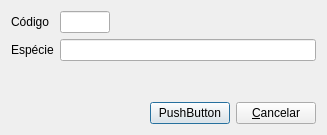
<ui version="4.0" >
 <class>Especie</class>
 <widget class="QDialog" name="Especie" >
  <property name="geometry" >
   <rect>
    <x>0</x>
    <y>0</y>
    <width>327</width>
    <height>135</height>
   </rect>
  </property>
  <property name="windowTitle" >
   <string>Espécie de Material</string>
  </property>
  <layout class="QVBoxLayout" name="verticalLayout" >
   <item>
    <layout class="QGridLayout" name="gridLayout" >
     <item row="1" column="0" >
      <widget class="QLabel" name="label_2" >
       <property name="text" >
        <string>Espécie</string>
       </property>
      </widget>
     </item>
     <item row="0" column="0" >
      <widget class="QLabel" name="label" >
       <property name="text" >
        <string>Código</string>
       </property>
      </widget>
     </item>
     <item row="0" column="2" >
      <layout class="QHBoxLayout" name="horizontalLayout" >
       <item>
        <widget class="QLineEdit" name="codigoEdit" >
         <property name="sizePolicy" >
          <sizepolicy vsizetype="Fixed" hsizetype="Fixed" >
           <horstretch>0</horstretch>
           <verstretch>0</verstretch>
          </sizepolicy>
         </property>
         <property name="maximumSize" >
          <size>
           <width>50</width>
           <height>16777215</height>
          </size>
         </property>
         <property name="text" >
          <string/>
         </property>
         <property name="frame" >
          <bool>true</bool>
         </property>
         <property name="readOnly" >
          <bool>true</bool>
         </property>
        </widget>
       </item>
       <item>
        <spacer name="horizontalSpacer" >
         <property name="orientation" >
          <enum>Qt::Horizontal</enum>
         </property>
         <property name="sizeHint" stdset="0" >
          <size>
           <width>40</width>
           <height>20</height>
          </size>
         </property>
        </spacer>
       </item>
      </layout>
     </item>
     <item row="1" column="2" >
      <widget class="QLineEdit" name="nomeEdit" >
       <property name="maxLength" >
        <number>64</number>
       </property>
      </widget>
     </item>
     <item row="3" column="2" >
      <layout class="QHBoxLayout" name="horizontalLayout_2" >
       <item>
        <spacer name="horizontalSpacer_2" >
         <property name="orientation" >
          <enum>Qt::Horizontal</enum>
         </property>
         <property name="sizeHint" stdset="0" >
          <size>
           <width>40</width>
           <height>20</height>
          </size>
         </property>
        </spacer>
       </item>
       <item>
        <widget class="QPushButton" name="submitButton" >
         <property name="text" >
          <string>PushButton</string>
         </property>
        </widget>
       </item>
       <item>
        <widget class="QPushButton" name="cancelButton" >
         <property name="text" >
          <string>&amp;Cancelar</string>
         </property>
        </widget>
       </item>
      </layout>
     </item>
     <item row="2" column="2" >
      <spacer name="verticalSpacer" >
       <property name="orientation" >
        <enum>Qt::Vertical</enum>
       </property>
       <property name="sizeHint" stdset="0" >
        <size>
         <width>20</width>
         <height>40</height>
        </size>
       </property>
      </spacer>
     </item>
    </layout>
   </item>
  </layout>
 </widget>
 <resources/>
 <connections/>
</ui>
